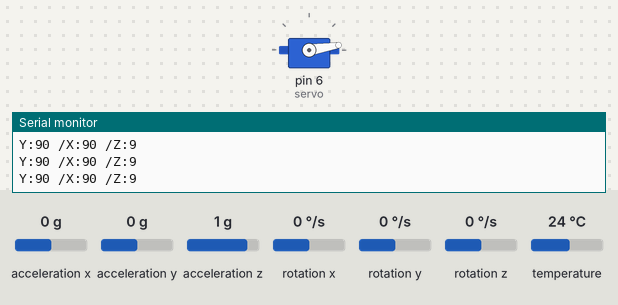
Recording of a sketch running on a simulated Arduino Uno, built with avr-gcc and run on an emulated ATmega328P. On the bench: servo, the last lines printed to the serial monitor. The test bench sets the inputs (shaded band); at power-on: acceleration z 1 g, acceleration x 0 g, acceleration y 0 g, rotation x 0 °/s, rotation y 0 °/s, rotation z 0 °/s, temperature 24 °C.

Above: at 1.3 s.
1.4 s: acceleration z set to -1.4 g
At 2.2 s:
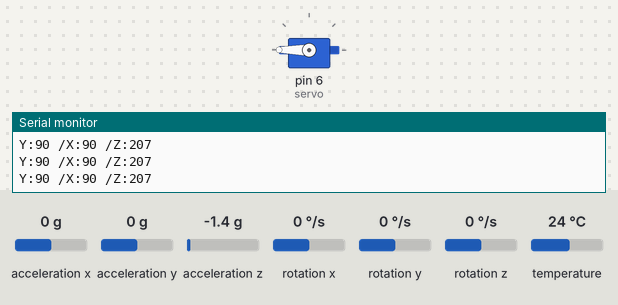
2.9 s: acceleration z set to -0.8 g
At 3.4 s:
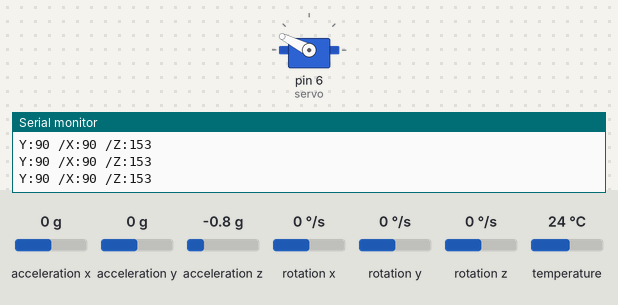
4.4 s: acceleration z set to 0 g
At 5.0 s:
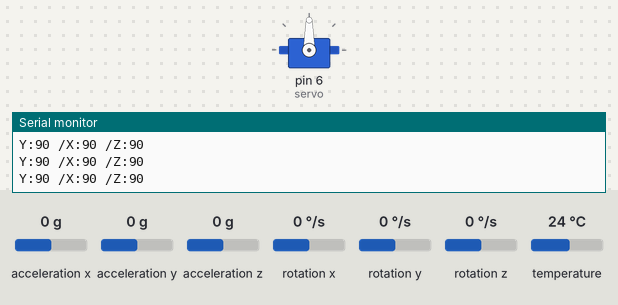
5.9 s: acceleration z set to 0.8 g
At 6.8 s:
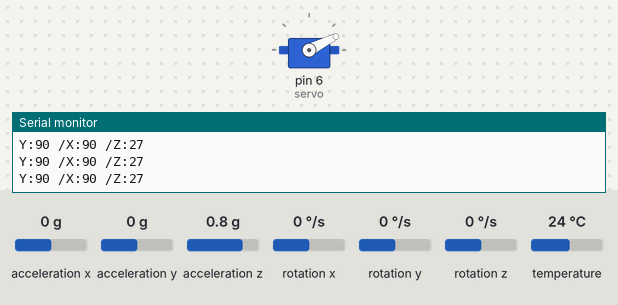
Timing chart, 0 to 8.4 s (numbered marks = the images above; inputs shaded):
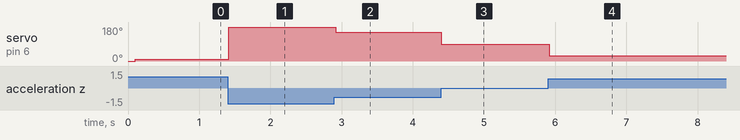

Measured:
- after the input at 1.4 s, servo on pin 6 (servo): 9° → 180° at once
- after the input at 2.9 s, servo on pin 6 (servo): 180° → 153° at once
- after the input at 4.4 s, servo on pin 6 (servo): 153° → 90° at once
- after the input at 5.9 s, servo on pin 6 (servo): 90° → 27° at once

The sketch:

MPU6050_V.6.ino
```cpp
/*MPU6050 sensor with servo control.
   https://srituhobby.com
*/

#include <Adafruit_MPU6050.h>
#include <Adafruit_Sensor.h>
#include <Wire.h>
#include <Servo.h>

Servo servo;
Adafruit_MPU6050 srituhobby;

void setup() {
  Serial.begin(9600);
  servo.attach(6);
  Wire.begin();
  srituhobby.begin();
  servo.write(0);

  srituhobby.setAccelerometerRange(MPU6050_RANGE_8_G);//2_G,4_G,8_G,16_G
  srituhobby.setGyroRange(MPU6050_RANGE_500_DEG);//250,500,1000,2000
  srituhobby.setFilterBandwidth(MPU6050_BAND_21_HZ);

  delay(100);
}

void loop() {

  /* Get new sensor events with the readings */
  sensors_event_t a, g, temp;
  srituhobby.getEvent(&a, &g, &temp);

  int valor = a.acceleration.y;
  int valor1 = a.acceleration.x;
  int valor2 = a.acceleration.z;


  int value = map(valor,  -10, 10, 180, 0);
  int value1 = map(valor1,  -10, 10, 180, 0);
  int value2 = map(valor2,  -10, 10, 180, 0);

  servo.write(value2);
  Serial.print("Y:");
  Serial.print(value);
  Serial.print(" /X:");
  Serial.print(value1);
  Serial.print(" /Z:");
  Serial.println(value2);
  //delay(10);

}
```
